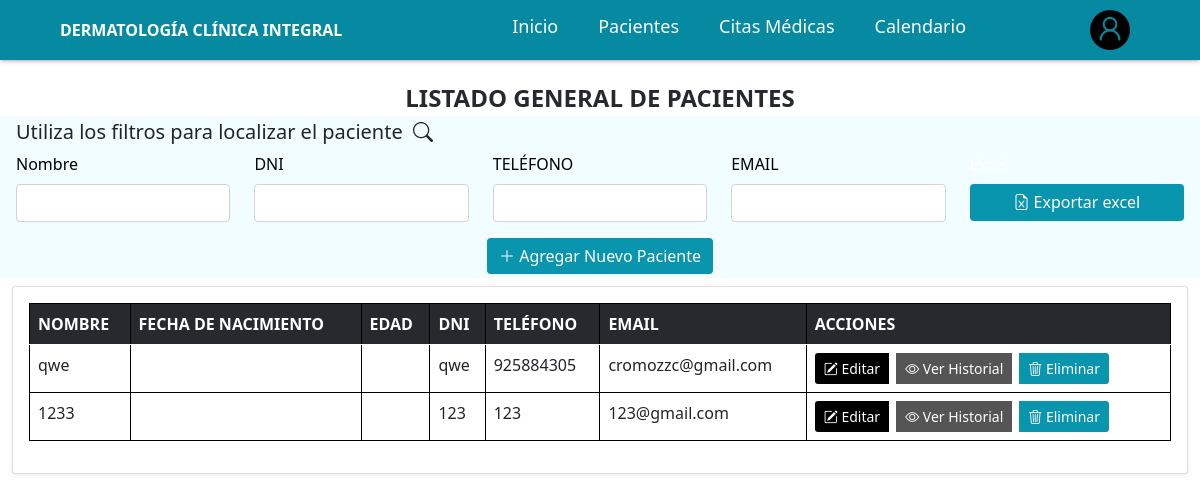
Page /clinica/lista_pacientes/ on the earlier database version.
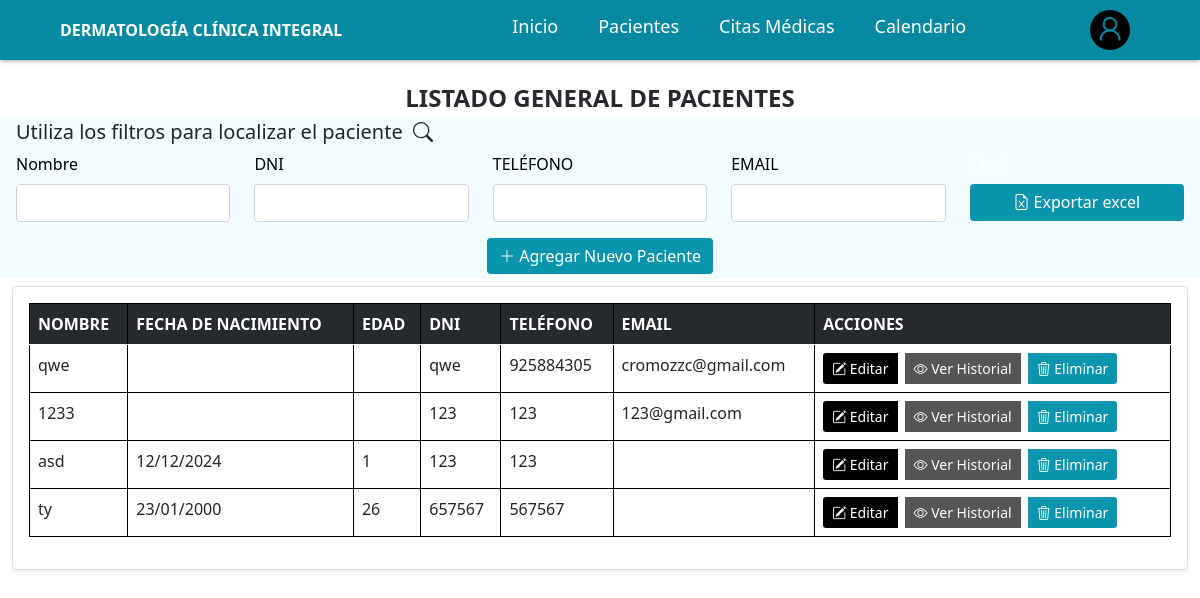
Same page on the later database version.
### clinica/models.py (models this page shows, shortened)
class Paciente(models.Model):
    TIPO_SANGRE_CHOICES = [
        ('A+', 'A+'),
        ('A-', 'A-'),
        ('B+', 'B+'),
        ('B-', 'B-'),
        ('AB+', 'AB+'),
        ('AB-', 'AB-'),
        ('O+', 'O+'),
        ('O-', 'O-'),
    ]
    nombre = models.CharField(max_length=100, blank=True, null=True)
    fecha_nacimiento = models.DateField(blank=True, null=True)
    email = models.CharField(max_length=100, blank=True, null=True)
    dni = models.CharField(max_length=100, blank=True, null=True)
    telefono = models.CharField(max_length=255, blank=True, null=True)
    direccion = models.CharField(max_length=100, blank=True, null=True)
    alergias_conocidas = models.CharField(max_length=255, blank=True, null=True)
    emfermedades_previas = models.CharField(max_length=255, blank=True, null=True)
    antecentes_quirurgicos = models.CharField(max_length=255, blank=True, null=True)
    antecedentes_familiares = models.CharField(max_length=255, blank=True, null=True)
    medicamentos_actuales = models.CharField(max_length=255, blank=True, null=True)
    habitos = models.CharField(max_length=255, blank=True, null=True)
    relato_clinico = models.TextField(blank=True, null=True)
    edad = models.CharField(max_length=255, blank=True, null=True)
    peso = models.CharField(max_length=50, blank=True, null=True)
    altura = models.CharField(max_length=50, blank=True, null=True)
    presion_arterial = models.CharField(max_length=50, blank=True, null=True)
    frecuencia_cardiaca = models.CharField(max_length=50, blank=True, null=True)
    frecuencia_respiratoria = models.CharField(max_length=50, blank=True, null=True)
    temperatura = models.CharField(max_length=50, blank=True, null=True)
    tipo_de_sangre = models.CharField(
        max_length=10,
        choices=TIPO_SANGRE_CHOICES,
        blank=True,
        null=True
    )
    descripcion_examen_fisico = models.TextField(blank=True, null=True)
    nombre_contacto_emergencia1 = models.CharField(max_length=100, blank=True, null=True)
    telefono_contacto_emergencia1 = models.CharField(max_length=15, blank=True, null=True)
    relacion_contacto_emergencia1 = models.CharField(max_length=50, blank=True, null=True)
    nombre_contacto_emergencia2 = models.CharField(max_length=100, blank=True, null=True)
    telefono_contacto_emergencia2 = models.CharField(max_length=15, blank=True, null=True)
    relacion_contacto_emergencia2 = models.CharField(max_length=50, blank=True, null=True)
    nombre_contacto_emergencia3 = models.CharField(max_length=100, blank=True, null=True)
    telefono_contacto_emergencia3 = models.CharField(max_length=15, blank=True, null=True)
    relacion_contacto_emergencia3 = models.CharField(max_length=50, blank=True, null=True)
    created_at = models.DateTimeField(auto_now_add=True)
    updated_at = models.DateTimeField(auto_now=True)
    @property
    def edad_paciente(self):
        if not self.fecha_nacimiento:
            return None
        hoy = date.today()
        return hoy.year - self.fecha_nacimiento.year - (
            (hoy.month, hoy.day) < (self.fecha_nacimiento.month, self.fecha_nacimiento.day)
        )

### clinica/views.py (the view)
# urls.py: path('lista_pacientes/', views.lista_pacientes, name='lista_pacientes'),
def lista_pacientes(request):
    if request.method == "POST":
        form = PacienteForm(request.POST)
        if form.is_valid():
            form.save()
            return redirect("clinica:lista_pacientes")
    else:
        form = PacienteForm()
    pacientes = Paciente.objects.prefetch_related('citas')
    return render(request, "clinica/lista_pacientes.html", {
        "pacientes": pacientes,
        "form": form
    })

### templates/clinica/lista_pacientes.html (shortened to what this page needs)
{% extends "base.html" %}
{% block body %}
{% include "../components/navbar.html" %}
<div style="text-align: center; margin-top: 20px;">
    <div style="font-weight: bold; font-size: 24px; color: #26292E;">
        LISTADO GENERAL DE PACIENTES
    </div>
</div>
<div class="px-3 py-1" style="background-color: #F2FDFF;">
                    <h5 class="mb-2">Utiliza los filtros para localizar el paciente&nbsp;&nbsp;<i class="bi bi-search"></i></h5>
                    <div class="row mb-3">
                        <div class="col">
                            <label class="form-label">Nombre</label>
                            <input type="text" class="form-control filter-input" data-column="0">
                        </div>
                        <div class="col">
                            <label class="form-label">DNI</label>
                            <input type="text" class="form-control filter-input" data-column="3">
                        </div>
                        <div class="col">
                            <label class="form-label">TELÉFONO</label>
                            <input type="text" class="form-control filter-input" data-column="4">
                        </div>
                        <div class="col">
                            <label class="form-label">EMAIL</label>
                            <input type="text" class="form-control filter-input" data-column="5">
                        </div>
                        <div class="col">
                            <label class="form-label" style="color: #fff;">Excel</label>
                            <button id="exportBtn" class="btn btn-success form-control btn btn-secondary text-center"
                                style="background-color: #0995AD; line-height: 25px; border: none;">
                                <i class="bi-file-earmark-excel"></i>
                                Exportar excel
                            </button>
                        </div>
                    </div>
                    <center>
                        <button type="button" class="btn text-white"
                            style="background-color: #0995AD; border: none;" data-bs-toggle="modal"
                            data-bs-target="#pacienteModal">
                            <i class="bi bi-plus-lg"></i> Agregar Nuevo Paciente
                        </button>
                    </center>
</div>
<div class="container mt-2" style="max-width: 100%;">
    <div class="row justify-content-center">
        <div class="col-12 col-lg-12">
            <div class="card shadow-sm">
                <div class="card-body">
                    <div class="table-container" style="max-height: 65vh; overflow-y: auto; overflow-x: auto;">
                        <table class="table table-hover table-bordered-gray" id="documentsTable">
                            <thead style="position: sticky; top: 0; z-index: 1;">
                                <tr style="background-color: #26292E !important;">
                                    <th style="color: white;">NOMBRE</th>
                                    <th style="color: white;">FECHA DE NACIMIENTO</th>
                                    <th style="color: white;">EDAD</th>
                                    <th style="color: white;">DNI</th>
                                    <th style="color: white;">TELÉFONO</th>
                                    <th style="color: white;">EMAIL</th>
                                    <th style="color: white;">ACCIONES</th>
                                </tr>
                            </thead>
                            <tbody>
                                {% for p in pacientes %}
                                <tr>
                                    <td>{{ p.nombre|default:'' }}</td>
                                    <td>{{ p.fecha_nacimiento|date:"d/m/Y"|default_if_none:'' }}</td>
                                    <td>{{ p.edad_paciente|default_if_none:'' }}</td>
                                    <td>{{ p.dni|default:'' }}</td>
                                    <td>{{ p.telefono|default:'' }}</td>
                                    <td>{{ p.email|default:'' }}</td>
                                    <td>
                                        <div class="btn-group" role="group">
                                            <button type="button" class="btn btn-sm text-white me-2 btn-editar"
                                                style="background-color: #000000;"
                                                data-bs-toggle="modal"
                                                data-bs-target="#editarPacienteModal"
                                                data-id="{{ p.id }}"
                                                data-nombre="{{ p.nombre|default_if_none:'' }}"
                                                data-fecha_nacimiento="{{ p.fecha_nacimiento|default_if_none:'' }}"
                                                data-email="{{ p.email|default_if_none:'' }}"
                                                data-dni="{{ p.dni|default_if_none:'' }}"
                                                data-telefono="{{ p.telefono|default_if_none:'' }}"
                                                data-direccion="{{ p.direccion|default_if_none:'' }}"
                                                data-alergias="{{ p.alergias_conocidas|default_if_none:'' }}"
                                                data-enfermedades="{{ p.emfermedades_previas|default_if_none:'' }}"
                                                data-quirurgicos="{{ p.antecentes_quirurgicos|default_if_none:'' }}"
                                                data-familiares="{{ p.antecedentes_familiares|default_if_none:'' }}"
                                                data-medicamentos="{{ p.medicamentos_actuales|default_if_none:'' }}"
                                                data-habitos="{{ p.habitos|default_if_none:'' }}"
                                                data-relato="{{ p.relato_clinico|default_if_none:'' }}"
                                                data-edad="{{ p.edad|default_if_none:'' }}"
                                                data-peso="{{ p.peso|default_if_none:'' }}"
                                                data-altura="{{ p.altura|default_if_none:'' }}"
                                                data-presion="{{ p.presion_arterial|default_if_none:'' }}"
                                                data-cardiaca="{{ p.frecuencia_cardiaca|default_if_none:'' }}"
                                                data-respiratoria="{{ p.frecuencia_respiratoria|default_if_none:'' }}"
                                                data-temperatura="{{ p.temperatura|default_if_none:'' }}"
                                                data-sangre="{{ p.tipo_de_sangre|default_if_none:'' }}"
                                                data-descripcion-examen="{{ p.descripcion_examen_fisico|default_if_none:'' }}"
                                                data-nombre_contacto_emergencia1="{{ p.nombre_contacto_emergencia1|default_if_none:'' }}"
                                                data-telefono_contacto_emergencia1="{{ p.telefono_contacto_emergencia1|default_if_none:'' }}"
                                                data-relacion_contacto_emergencia1="{{ p.relacion_contacto_emergencia1|default_if_none:'' }}"
                                                data-nombre_contacto_emergencia2="{{ p.nombre_contacto_emergencia2|default_if_none:'' }}"
                                                data-telefono_contacto_emergencia2="{{ p.telefono_contacto_emergencia2|default_if_none:'' }}"
                                                data-relacion_contacto_emergencia2="{{ p.relacion_contacto_emergencia2|default_if_none:'' }}"
                                                data-nombre_contacto_emergencia3="{{ p.nombre_contacto_emergencia3|default_if_none:'' }}"
                                                data-telefono_contacto_emergencia3="{{ p.telefono_contacto_emergencia3|default_if_none:'' }}"
                                                data-relacion_contacto_emergencia3="{{ p.relacion_contacto_emergencia3|default_if_none:'' }}">
                                                <i class="bi bi-pencil-square"></i> Editar
                                            </button>
                                            <button type="button" class="btn btn-sm text-white me-2"
                                                    style="background-color:#555;"
                                                    data-bs-toggle="modal"
                                                    data-bs-target="#historialModal"
                                                    data-id="{{ p.id }}">
                                                <i class="bi bi-eye"></i> Ver Historial
                                            </button>
                                            <a href="{% url 'clinica:eliminar_paciente' p.id %}"
                                                class="btn btn-sm text-white btnEliminar me-2 btnEliminar"
                                                style="background-color: #0995AD;" title="Eliminar">
                                                <i class="bi bi-trash3"></i> Eliminar
                                            </a>
                                        </div>
                                    </td>
                                </tr>
                                {% endfor %}
                            </tbody>
                        </table>
                    </div>
                </div>
            </div>
        </div>
    </div>
</div>
{% endblock %}

### templates/base.html (shortened to what this page needs)
{% load static %}
<!DOCTYPE html>
<html lang="es">
<head>
    <link href="https://cdn.jsdelivr.net/npm/bootstrap@5.0.2/dist/css/bootstrap.min.css" rel="stylesheet"
>
    <link href="https://cdn.jsdelivr.net/npm/bootstrap-icons@1.10.5/font/bootstrap-icons.css" rel="stylesheet">
    <link href="https://cdn.jsdelivr.net/npm/fullcalendar@6.1.9/index.global.min.css" rel="stylesheet">
    <link href="https://cdn.jsdelivr.net/npm/tom-select/dist/css/tom-select.css" rel="stylesheet">
</head>
<body>
    {% block body %}
    {% endblock %}
</body>
</html>

### templates/components/navbar.html (shortened to what this page needs)
{% load static %}
<link rel="stylesheet" type="text/css" href="{% static 'css/navbar/admin.css' %}">
<link rel="stylesheet" href="https://cdn-uicons.flaticon.com/uicons-regular-rounded/css/uicons-regular-rounded.css" />
<link rel="stylesheet" href="https://cdn-uicons.flaticon.com/uicons-brands/css/uicons-brands.css" />
<nav
    class="{% if 'pacientes' in request.path %}nav-paciente{% elif 'seguimiento_expediente' in request.path %}nav-expediente{% elif 'concluido' in request.path %}nav-expediente-concluido{% else %}nav-default{% endif %}">
    <div class="logo">
        <a href="{% url 'clinica:home' %}" style="color: white; font-weight: bold;">
            DERMATOLOGÍA CLÍNICA INTEGRAL
        </a>
    </div>
    <ul class="navlinks h5">
        <li>
            <a href="{% url 'clinica:home' %}">Inicio</a>
        </li>
        <li>
            <a href="{% url 'clinica:lista_pacientes' %}">Pacientes</a>
        </li>
        <li>
            <a href="{% url 'clinica:lista_citas' %}">Citas Médicas</a>
        </li>
        <li>
            <a href="{% url 'productivity:calendar' %}">Calendario</a>
        </li>
    </ul>
    <div class="cart-profile">
        <button type="button" class="dropdown-btn">
            {% if request.user.is_authenticated %}
                {% if request.user.foto_perfil %}
                    <img src="{{ request.user.foto_perfil.url }}"
                        alt="avatar"
                        class="avatar w-10 h-10 object-cover border-2 border-indigo-500 hover:scale-105 transition-transform duration-200"
                        style="border-radius: 50%; width: 40px; height: 40px; object-fit: cover;" />
                {% else %}
                    <img src="{% static 'images/login.png' %}"
                        alt="avatar"
                        class="avatar w-10 h-10 object-cover border-2 border-gray-300 hover:scale-105 transition-transform duration-200" />
                {% endif %}
            {% else %}
                <img src="{% static 'images/login.png' %}"
                    alt="avatar"
                    class="avatar w-10 h-10 object-cover border-2 border-gray-300 hover:scale-105 transition-transform duration-200" />
            {% endif %}
        </button>
    </div>
</nav>

Differences in the rows shown:
added Paciente: nombre "asd", fecha_nacimiento "12/12/2024", edad_paciente "1", dni "123", telefono "123"
added Paciente: nombre "ty", fecha_nacimiento "23/01/2000", edad_paciente "26", dni "657567", telefono "567567"
